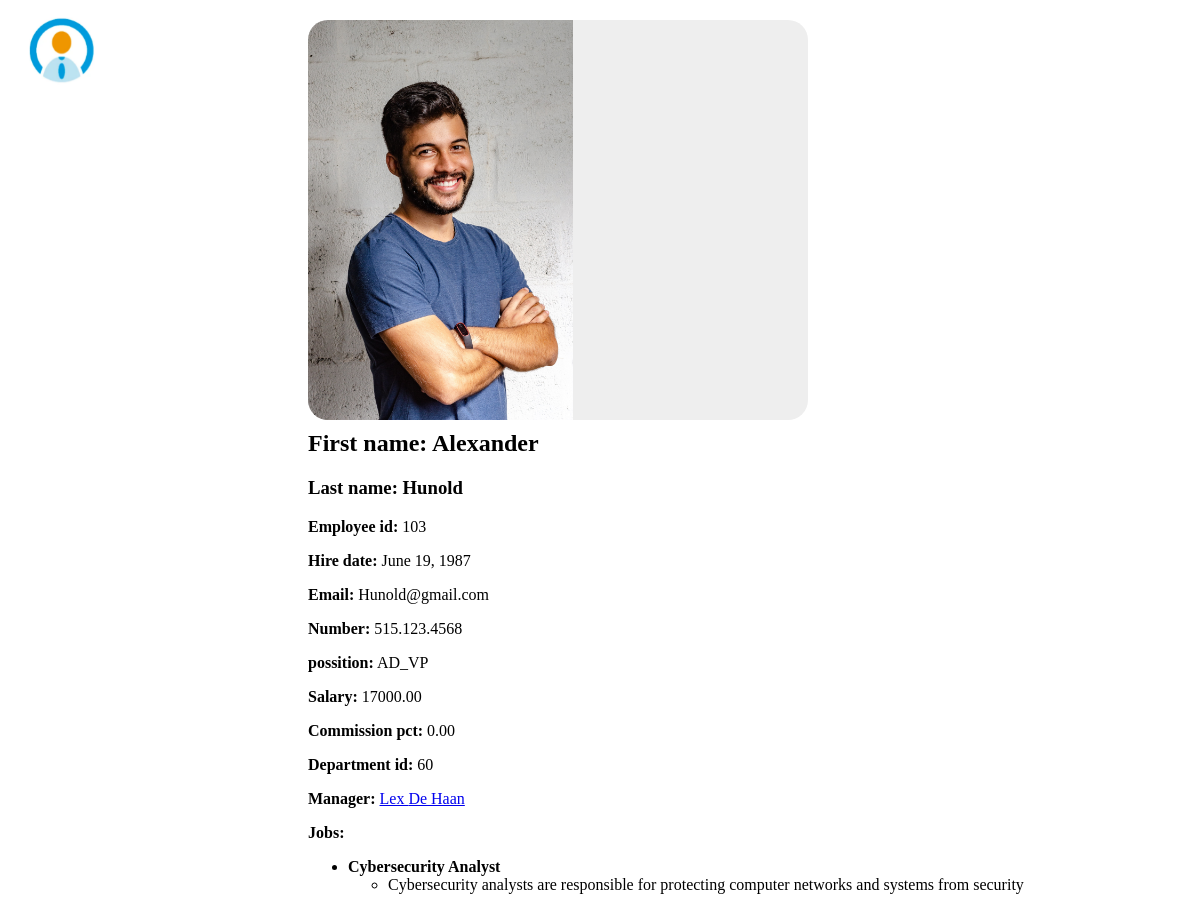
The app's page /103/ with its own data.
### workers/models.py (models this page shows, shortened)
class Workers(models.Model):
    EMPLOYEE_ID = models.IntegerField(primary_key=True)
    IMAGE = models.ImageField(upload_to='media/', null=True, blank=True)
    FIRST_NAME = models.CharField(max_length=50)
    LAST_NAME = models.CharField(max_length=50)
    EMAIL = models.EmailField(max_length=254)
    PHONE_NUMBER = models.CharField(max_length=20)
    HIRE_DATE = models.DateField()
    JOB_ID = models.CharField(max_length=10)
    SALARY = models.DecimalField(max_digits=8, decimal_places=2)
    COMMISSION_PCT = models.DecimalField(max_digits=2, decimal_places=2, null=True, blank=True)
    DEPARTMENT_ID = models.IntegerField()
    MANAGER = models.ForeignKey('self', on_delete=models.SET_NULL, null=True, blank=True, related_name='employees')

class Job(models.Model):
    title = models.CharField(max_length=100)
    workers = models.ManyToManyField(Workers, related_name='jobs')

class Paradigm(models.Model):
    name = models.CharField(max_length=100)
    job = models.ForeignKey(Job, on_delete=models.CASCADE, related_name='paradigms')

### workers/views.py (the view)
def detail(request, EMPLOYEE_ID):
    cache_key = f'worker_{EMPLOYEE_ID}'
    worker = cache.get(cache_key)
    if worker is None:
        worker = Workers.objects.get(EMPLOYEE_ID=EMPLOYEE_ID)
        cache.set(cache_key, worker, timeout=None)
    return render(request, 'workers/detail.html', {'worker':worker})

### templates/workers/detail.html (shortened to what this page needs)
{% extends 'base.html' %}
{% block content %}
<form method="POST" enctype="multipart/form-data">
  <div class="worker-detail-pic">
    <img src="{{worker.IMAGE.url}}">
  </div>
  <div class="worker-detail">
    <h2>First name: {{worker.FIRST_NAME}}</h2>
    <h3>Last name: {{worker.LAST_NAME}}</h3>
    <p><b>Employee id:</b> {{worker.EMPLOYEE_ID}}</p>
    <p><b>Hire date:</b> {{worker.HIRE_DATE}}</p>
    <p><b>Email:</b> {{worker.EMAIL}}</p>
    <p><b>Number:</b> {{worker.PHONE_NUMBER}}</p>
    <p><b>possition:</b> {{worker.JOB_ID}}</p>
    <p><b>Salary:</b> {{worker.SALARY}}</p>
    <p><b>Commission pct:</b> {{worker.COMMISSION_PCT}}</p>
    <p><b>Department id:</b> {{worker.DEPARTMENT_ID}}</p>
    {% if worker.MANAGER %}
        <p><b>Manager:</b> <a href="{% url 'worker:detail' EMPLOYEE_ID=worker.MANAGER.EMPLOYEE_ID %}">
            {{worker.MANAGER.FIRST_NAME}} {{worker.MANAGER.LAST_NAME}}
        </a></p>
    {% endif %}
    <p><b>Jobs:</b></p>
    <ul>
    {% for job in worker.jobs.all %}
        <li><b>{{ job.title }}</b>
            <ul>
                {% for paradigm in job.paradigms.all %}
                    <li>{{ paradigm.name }}</li>
                {% endfor %}
            </ul>
        </li>
    {% endfor %}
    </ul>
  </div>
</form>
{% endblock %}

### static/styles.css (style rules this page uses)
.worker-detail-pic { width: 500px; height: 400px; margin: 10px; margin-left: 300px; margin-top:20px ; display: block; justify-content: center; align-items: center; background-color: #eee; overflow: hidden; border-radius: 20px; }
.worker-detail { margin-left: 300px; margin-top: -10px; font-size: medium; }
.worker-detail-pic img { max-width: 100%; max-height: 100%; object-fit: fill; }

### records on screen
Workers: IMAGE (picture), FIRST_NAME "Alexander", LAST_NAME "Hunold", EMPLOYEE_ID "103", HIRE_DATE "June 19, 1987", EMAIL "Hunold@gmail.com", PHONE_NUMBER "515.123.4568", JOB_ID "AD_VP", SALARY "17000.00", COMMISSION_PCT "0.00", DEPARTMENT_ID "60", MANAGER.FIRST_NAME "Lex", MANAGER.LAST_NAME "De Haan"
Job: title "Cybersecurity Analyst"
Paradigm: name "Cybersecurity analysts are responsible for protecting computer networks and systems from security"
